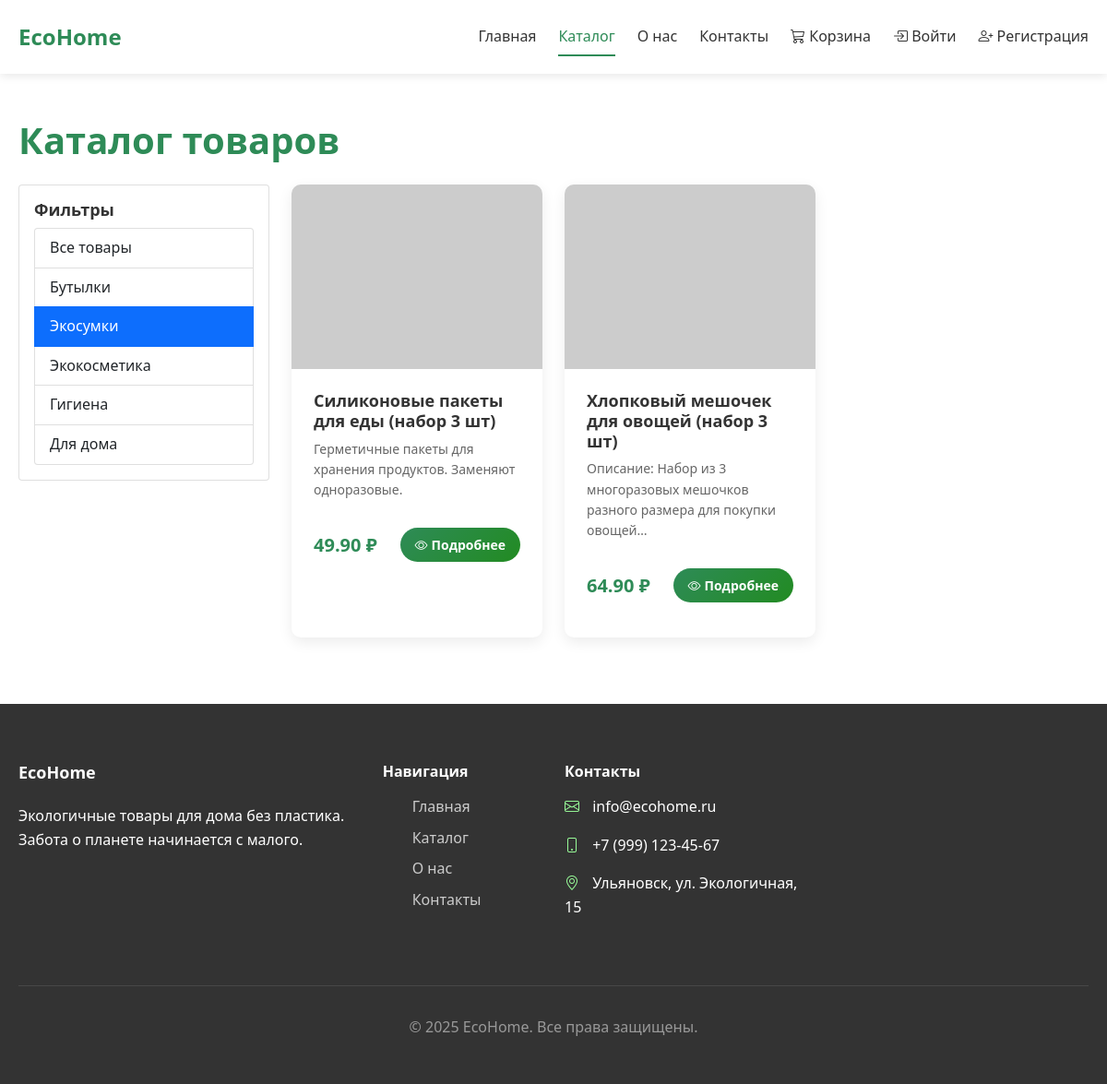
The page /catalog/?category=2 on the database its author committed.
### main/models.py (models this page shows, shortened)
class Category(models.Model):
    name = models.CharField("Название", max_length=100)
    slug = models.SlugField("URL", max_length=100, unique=True)
    parent = models.ForeignKey('self', on_delete=models.SET_NULL, verbose_name="Родительская категория", null=True, blank=True)
    class Meta:
        verbose_name = "Категория"
        verbose_name_plural = "Категории"

class Product(models.Model):
    name = models.CharField("Название", max_length=200)
    description = models.TextField("Описание")
    price = models.DecimalField("Цена", max_digits=10, decimal_places=2)
    category = models.ForeignKey(Category, on_delete=models.CASCADE, verbose_name="Категория")
    image = models.ImageField("Изображение", upload_to='products/', blank=True)
    stock_quantity = models.IntegerField("Количество на складе", default=0)
    material = models.CharField("Материал", max_length=100, blank=True)
    is_active = models.BooleanField("Активен", default=True)
    created_at = models.DateTimeField("Дата создания", auto_now_add=True)
    class Meta:
        verbose_name = "Товар"
        verbose_name_plural = "Товары"

### main/views.py (the view)
# urls.py: path('catalog/', views.catalog, name='catalog'),
def catalog(request):
    category_id = request.GET.get('category')
    if category_id:
        products = Product.objects.filter(category_id=category_id, is_active=True)
    else:
        products = Product.objects.filter(is_active=True)
    categories = Category.objects.all()
    return render(request, 'catalog.html', {
        'products': products,
        'categories': categories
    })

### main/templates/catalog.html (shortened to what this page needs)
{% extends 'base.html' %}
{% block content %}
<div class="container py-5">
    <h1 class="mb-4 eco-text">Каталог товаров</h1>
    <div class="row">
        <div class="col-md-3 mb-4">
            <div class="card">
                <div class="card-body">
                    <h5 class="card-title">Фильтры</h5>
                    <div class="list-group">
                        <a href="{% url 'catalog' %}" class="list-group-item list-group-item-action {% if not request.GET.category %}active{% endif %}">
                            Все товары
                        </a>
                        {% for category in categories %}
                        <a href="{% url 'catalog' %}?category={{ category.id }}"
                           class="list-group-item list-group-item-action {% if request.GET.category == category.id|stringformat:'i' %}active{% endif %}">
                            {{ category.name }}
                        </a>
                        {% endfor %}
                    </div>
                </div>
            </div>
        </div>
        <div class="col-md-9">
            <div class="row">
                {% for product in products %}
                <div class="col-lg-4 col-md-6 mb-4">
                    <div class="product-card">
                        {% if product.image %}
                        <img src="{{ product.image.url }}" class="product-image" alt="{{ product.name }}">
                        {% else %}
                        <img src="https://via.placeholder.com/300x200/2E8B57/FFFFFF?text=Эко+товар"
                             class="product-image" alt="{{ product.name }}">
                        {% endif %}
                        <div class="product-body">
                            <h5 class="product-title">{{ product.name }}</h5>
                            <p class="text-muted small">{{ product.description|truncatechars:80 }}</p>
                            <div class="d-flex justify-content-between align-items-center mt-3">
                                <span class="product-price">{{ product.price }} ₽</span>
                                <a href="{% url 'product_detail' product.id %}" class="btn eco-btn btn-sm">
                                    <i class="bi bi-eye me-1"></i>Подробнее
                                </a>
                            </div>
                        </div>
                    </div>
                </div>
                {% endfor %}
            </div>
        </div>
    </div>
</div>
{% endblock %}

### main/static/main/css/style.css (style rules this page uses)
:root { --eco-green: #2E8B57; --eco-light: #98FB98; --eco-dark: #228B22; --text-dark: #333333; --text-light: #666666; --bg-light: #f8f9fa; --border-color: #e9ecef; }
* { margin: 0px; padding: 0px; box-sizing: border-box; }
body { font-family: 'Segoe UI', Tahoma, Geneva, Verdana, sans-serif; line-height: 1.6; color: var(--text-dark); background-color: #ffffff; font-size: 16px; }
.container { max-width: 1200px; margin: 0px auto; padding: 0px 20px; }
h1, h2, h3, h4, h5, h6 { font-weight: 700; line-height: 1.2; margin-bottom: 16px; }
h1 { font-size: 40px; }
h5 { font-size: 18px; }
p { margin-bottom: 16px; font-size: 16px; }
.small { font-size: 14px; }
a { text-decoration: none; color: var(--eco-green); transition: all 0.3s ease; }
.btn { padding: 12px 32px; border-radius: 50px; font-weight: 600; transition: all 0.3s ease; border: none; cursor: pointer; font-size: 16px; }
.eco-btn { background: linear-gradient(135deg, var(--eco-green) 0%, var(--eco-dark) 100%); color: white; border: none; padding: 12px 32px; border-radius: 50px; font-weight: 600; transition: all 0.3s ease; }
.btn-sm { padding: 8px 16px; font-size: 14px; }
.product-card { background: white; border-radius: 10px; overflow: hidden; box-shadow: 0px 5px 15px rgba(0, 0, 0, 0.08); transition: all 0.3s ease; height: 100%; }
.product-image { width: 100%; height: 200px; object-fit: cover; }
.product-body { padding: 24px; }
.product-title { color: var(--text-dark); margin-bottom: 8px; }
.product-price { color: var(--eco-green); font-size: 20px; font-weight: 700; margin: 16px 0px; }
.eco-text { color: var(--eco-green); }
.text-muted { color: var(--text-light) !important; }
.mb-4 { margin-bottom: 24px; }
.mt-3 { margin-top: 16px; }
.py-5 { padding-top: 48px; padding-bottom: 48px; }

### rows shown on the page
Category: name "Бутылки"
Category: name "Экосумки"
Category: name "Экокосметика"
Category: name "Гигиена"
Category: name "Для дома"
Product: name "Силиконовые пакеты для еды (набор 3 шт)", description "Герметичные пакеты для хранения продуктов. Заменяют одноразовые.", price "49.90"
Product: name "Хлопковый мешочек для овощей (набор 3 шт)", description "Описание: Набор из 3 многоразовых мешочков разного размера для покупки овощей…", price "64.90"
